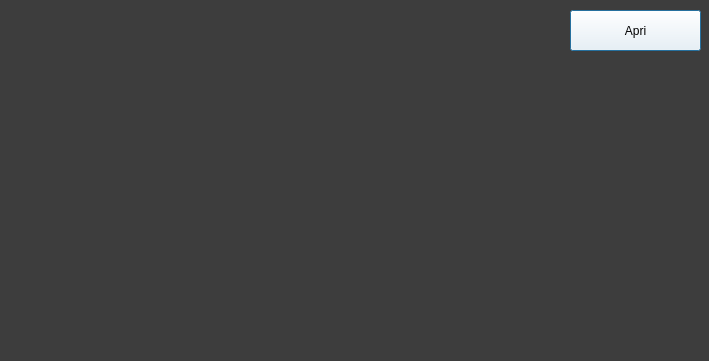
<?xml version="1.0" encoding="UTF-8"?>
<ui version="4.0">
 <class>Dialog</class>
 <widget class="QDialog" name="Dialog">
  <property name="geometry">
   <rect>
    <x>0</x>
    <y>0</y>
    <width>709</width>
    <height>361</height>
   </rect>
  </property>
  <property name="windowTitle">
   <string>Dialog</string>
  </property>
  <property name="styleSheet">
   <string notr="true">QDialog#Dialog{
background-color: rgb(61, 61, 61);}</string>
  </property>
  <widget class="QWidget" name="horizontalLayoutWidget">
   <property name="geometry">
    <rect>
     <x>10</x>
     <y>10</y>
     <width>551</width>
     <height>341</height>
    </rect>
   </property>
   <layout class="QHBoxLayout" name="posteggi_layout"/>
  </widget>
  <widget class="QPushButton" name="open_button">
   <property name="geometry">
    <rect>
     <x>570</x>
     <y>10</y>
     <width>131</width>
     <height>41</height>
    </rect>
   </property>
   <property name="cursor">
    <cursorShape>PointingHandCursor</cursorShape>
   </property>
   <property name="styleSheet">
    <string notr="true">background-color: rgb(255, 255, 255);
font: 10pt &quot;MS Shell Dlg 2&quot;;</string>
   </property>
   <property name="text">
    <string>Apri</string>
   </property>
  </widget>
 </widget>
 <resources/>
 <connections/>
</ui>
